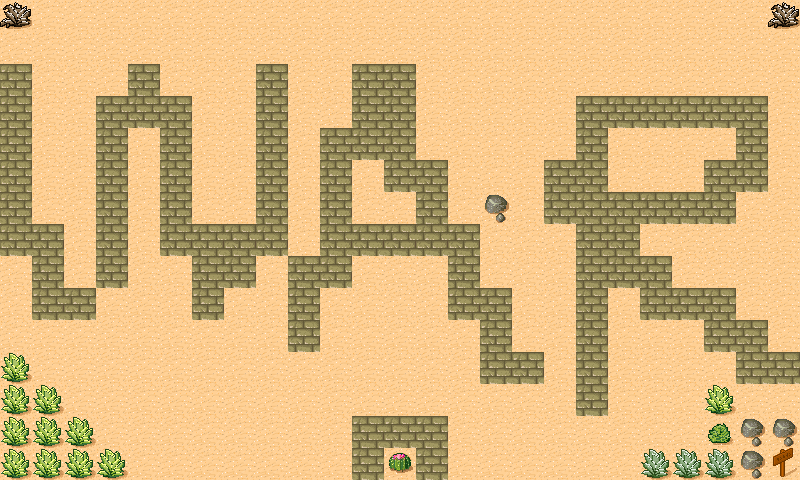

A level layout from a 2D game, rendered from its tile map. Below: a short description, then the map file with tile-grid data replaced by summaries:
An orthogonal 25x15 tile map with 32x32 px tiles, 2 tile layers (bg, content) and 4 objects (3x enemy, count).

<map version="1.0" orientation="orthogonal" width="25" height="15" tilewidth="32" tileheight="32">
 <tileset firstgid="1" name="Desert" tilewidth="32" tileheight="32" spacing="1" margin="1">
  <image source="tmw_desert_spacing.png" width="265" height="199" />
  <tile id="9">
   <properties>
    <property name="gid" value="1" />
   </properties>
  </tile>
  <tile id="24">
   <properties>
    <property name="gid" value="10" />
   </properties>
  </tile>
  <tile id="25">
   <properties>
    <property name="gid" value="10" />
   </properties>
  </tile>
 </tileset>
 <layer name="bg" width="25" height="15">
  <data>[375 cells, 375 non-empty, 1 distinct tile ids]</data>
 </layer>
 <layer name="content" width="25" height="15">
  <data>[375 cells, 123 non-empty, 8 distinct tile ids]</data>
 </layer>
 <objectgroup name="enemy" width="25" height="15">
  <object name="enemy" x="64" y="32" />
  <object name="enemy" x="352" y="32" />
  <object name="enemy" x="672" y="32" />
  <object name="count" x="704" y="-64">
   <properties>
    <property name="count" value="6" />
   </properties>
  </object>
 </objectgroup>
</map>
